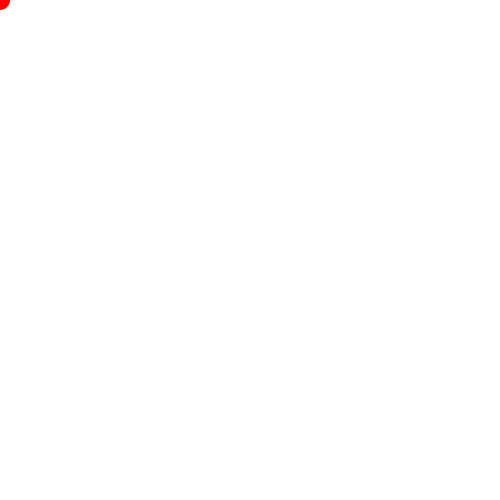
Frame 1 (no input)
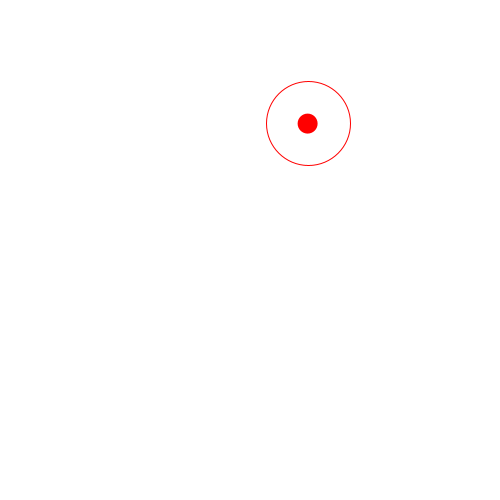
Frame 60 (the mouse pressed at the canvas centre just before this capture)
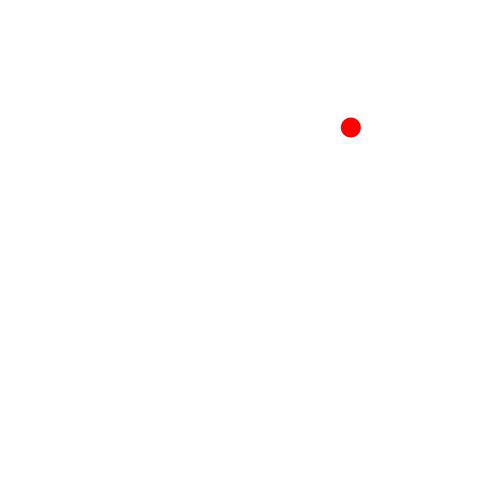
Frame 120 (the mouse held since frame 60 and released just before this capture)

The Processing sketch that drew these frames (run headless with seeded random() and noise(); from frame 60 on, the mouse is pressed at the canvas centre):

// Processing sketch: processing_64452
// ── processing_64452.pde

float x=0;
float y=0;

float destx=0;
float desty=0;

void setup() {

  size(500, 500);
  fill(255, 0, 0);
  noStroke();
  destx=random(width);
  desty=random(height);
}

void draw() {
  background(255);  



  ellipse(x, y, 20, 20);

  //What??
  x=lerp(x, destx, 0.05);
  y=lerp(y, desty, 0.05);

  float d =dist(x,y, destx, desty);
  if (d<1) {
destx=random(width);
  desty=random(height);
  
  }if(d<50){
    noFill();
    stroke(255, 0, 0);
    ellipse(x, y, 100-d, 100-d);
    fill(255, 0, 0);
    noStroke();
  }
}
